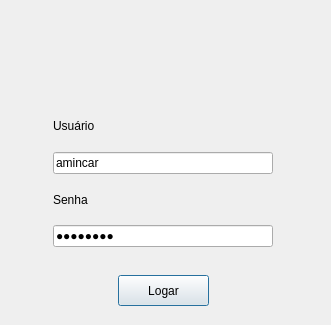
<?xml version="1.0" encoding="UTF-8"?>
<ui version="4.0">
 <class>Frm_login</class>
 <widget class="QDialog" name="Frm_login">
  <property name="geometry">
   <rect>
    <x>0</x>
    <y>0</y>
    <width>331</width>
    <height>325</height>
   </rect>
  </property>
  <property name="windowTitle">
   <string>Login</string>
  </property>
  <widget class="QPushButton" name="btn_logar">
   <property name="geometry">
    <rect>
     <x>118</x>
     <y>275</y>
     <width>91</width>
     <height>31</height>
    </rect>
   </property>
   <property name="text">
    <string>Logar</string>
   </property>
  </widget>
  <widget class="QWidget" name="layoutWidget">
   <property name="geometry">
    <rect>
     <x>53</x>
     <y>106</y>
     <width>220</width>
     <height>141</height>
    </rect>
   </property>
   <layout class="QVBoxLayout" name="verticalLayout">
    <item>
     <widget class="QLabel" name="label">
      <property name="text">
       <string>Usuário</string>
      </property>
     </widget>
    </item>
    <item>
     <widget class="QLineEdit" name="txt_usuario">
      <property name="text">
       <string>amincar</string>
      </property>
     </widget>
    </item>
    <item>
     <widget class="QLabel" name="label_2">
      <property name="text">
       <string>Senha</string>
      </property>
     </widget>
    </item>
    <item>
     <widget class="QLineEdit" name="txt_senha">
      <property name="text">
       <string>12meurex</string>
      </property>
      <property name="echoMode">
       <enum>QLineEdit::Password</enum>
      </property>
     </widget>
    </item>
   </layout>
  </widget>
  <widget class="QLabel" name="label_3">
   <property name="geometry">
    <rect>
     <x>71</x>
     <y>20</y>
     <width>201</width>
     <height>71</height>
    </rect>
   </property>
   <property name="text">
    <string/>
   </property>
   <property name="pixmap">
    <pixmap resource="Imagens.qrc">:/Imagens/logo_login.png</pixmap>
   </property>
  </widget>
 </widget>
 <resources>
  <include location="Imagens.qrc"/>
 </resources>
 <connections/>
</ui>
